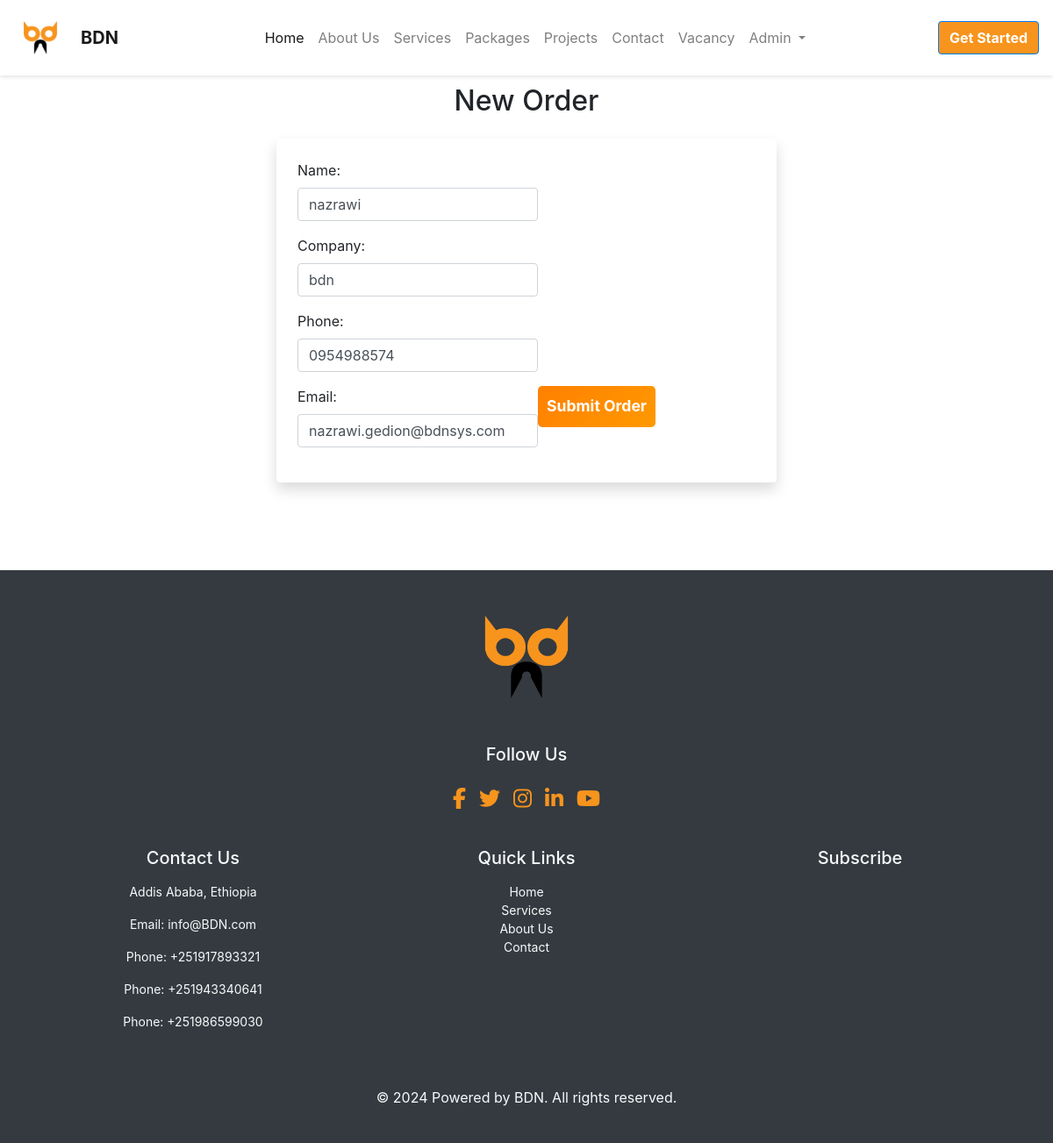
The app's page /package/order/11/edit (signed in) with its own data.
### package/models.py (models this page shows, shortened)
class Order(models.Model):
    name = models.CharField(max_length=200)
    company = models.CharField(max_length=200, blank=True)
    phone = models.CharField(max_length=20)
    email = models.CharField(max_length=200)
    package = models.ForeignKey(Package, on_delete=models.CASCADE,blank=True,null=True )
    added_date = models.DateTimeField(auto_now_add=True)
    custom = models.ForeignKey(Custom,on_delete=models.CASCADE,null=True,blank=True)
    class Meta:
        ordering = ['-added_date']

### package/views.py (the view)
# urls.py: path('order/<int:pk>/edit', views.OrderUpdateView.as_view(),name='order_edit'),
class OrderUpdateView(LoginRequiredMixin, UpdateView):
    login_url = '/accounts/login/'
    redirect_field_name = 'package/order_list.html'
    form_class = OrderForm
    model = Order
    @method_decorator(user_passes_test(lambda u: u.is_superuser))
    def dispatch(self, *args, **kwargs):
        return super().dispatch(*args, **kwargs)

### package/forms.py
class OrderForm(forms.ModelForm):
    class Meta():
        model= Order
        fields = ['name','company','phone','email']
        widgets ={
            'name':  forms.TextInput(attrs={'class' :'form-control', 'placeholder':'Name'}),
            'company':  forms.TextInput(attrs={'class': 'form-control', 'placeholder':'Company name'}),
            'phone': forms.TextInput(attrs={'class':'form-control', 'placeholder':'Phone no', 'type':'phone'}),
            'email': forms.TextInput(attrs={'class': 'form-control', 'placeholder':'email','type':'email'})
        }

### package/templates/package/order_form.html (shortened to what this page needs)
{% extends 'base.html' %}
{% block content %}
<div class="container mt-5 pt-5" style="padding-top:100px; padding-bottom:100px;">
    <div class="row justify-content-center">
        <div class="col-md-6">
            <h2 id="form-title" class="text-center mb-4">New Order</h2>
            <form method="POST" enctype="multipart/form-data" class="row g-3 post-form p-4 shadow rounded bg-white">
                <div class="mb-3">
                    {{ form.name.label_tag }}
                    {{ form.name }}
                </div>
                <div class="mb-3">
                    {{ form.company.label_tag }}
                    {{ form.company }}
                </div>
                <div class="mb-3">
                    {{ form.phone.label_tag }}
                    {{ form.phone }}
                </div>
                <div class="mb-3">
                    {{ form.email.label_tag }}
                    {{ form.email }}
                </div>
                <div class="text-center">
                    <button type="submit" class="btn btn-orange w-100">Submit Order</button>
                </div>
            </form>
        </div>
    </div>
</div>
{% endblock %}

### static/bdnpage/css/styles.css (style rules this page uses)
html { scroll-behavior: smooth; }
body { font-family: "Roboto", sans-serif; }

### package/templates/package/order_form.html (style rules this page uses)
.post-form { border-radius: 10px; transition: all 0.3s ease-in-out; }
.btn-orange { background: linear-gradient(135deg, #ff8000, #ff9900); color: #fff; border: none; padding: 10px; font-size: 1.1rem; font-weight: bold; border-radius: 5px; }

### records on screen
Order: name "nazrawi", company "bdn", phone "0954988574", email "nazrawi.gedion@bdnsys.com"
